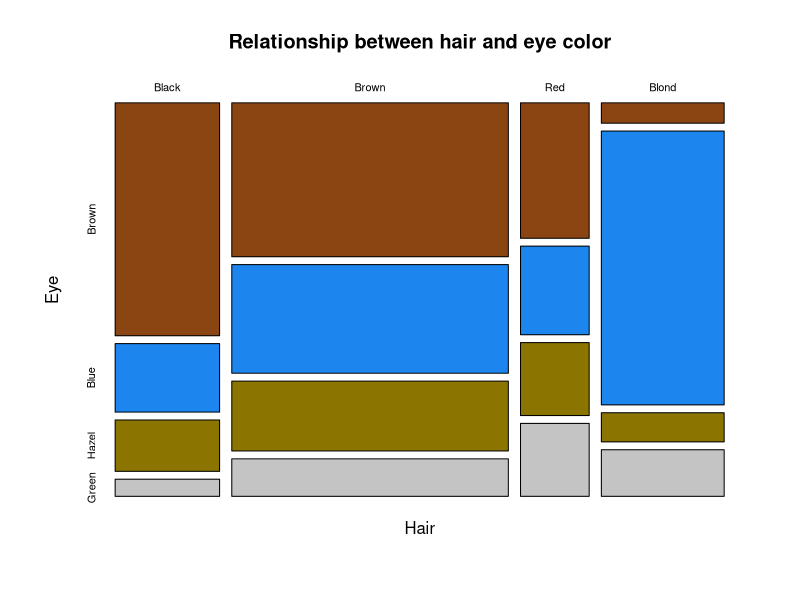

Recreate this plot in R.
############
# R-File 1 for Assignment 1 analyzing dataset 2 (HairEyeColor)
# Christopher Cosler and Lisa Schmid
# Updated September 30, 2015
# The results are used and described in the presentation slides of Assignment 1
# Formatted according to Google style guide
###########

#Load student hair and eyecolor data and pass it into a dataframe
data("HairEyeColor")
HairEyeColorData <- data.frame(HairEyeColor)

###########
# Descriptive statistics
###########
x <- apply(HairEyeColor, c(1, 2), sum)
x
sum(x)

# Mosaique Plot
fill_colors <- colors()[c(56,130,146,230)]
mosaicplot(x, main = "Relationship between hair and eye color", 
           color=fill_colors)
